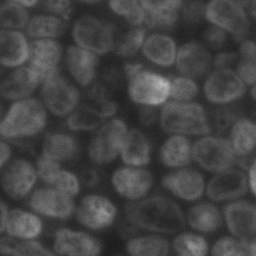
#> input picture data/annotations/Y00039K4-22336_15020_256_256-dapi.tif, 256 x 256 px
$ python visualize_full_mask.py ../data/annotations/Y00039K4-18128_21684_256_256-dapi.tif ../data/annotations/Y00039K4-22336_15020_256_256-dapi.tif out.png
#> lines starting #> are read from the running program, lines starting #| are printed output that depends on the picture
#> in main, `mask = np.asarray(tifffile.imread(args.mask)) > 0`: mask: shape (256, 256) bool; every value is 1
"""Create a compact whole-image overview and four representative crops."""
from __future__ import annotations

import argparse
from pathlib import Path

import matplotlib as mpl

mpl.use("Agg")
import matplotlib.pyplot as plt
import numpy as np
import tifffile


CROPS = ((9600, 384), (1152, 2688), (10368, 11136), (5376, 11904))


def normalize(image: np.ndarray) -> np.ndarray:
    low, high = np.percentile(image, (1, 99.5))
#> low = 39; high = 191
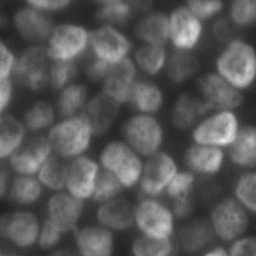
#> image: shape (256, 256); min 29, max 236, mean 88.7
    return np.clip((image.astype(np.float32) - low) / max(float(high - low), 1.0), 0, 1)
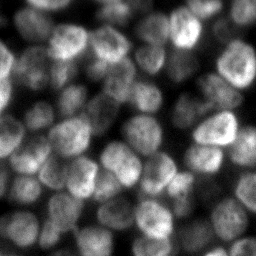
#> returned value: shape (256, 256) float32; min 0, max 1, mean 0.327


def overlay(image: np.ndarray, mask: np.ndarray) -> np.ndarray:
    gray = normalize(image)
    rgb = np.repeat(gray[..., None], 3, axis=2)
    alpha = 0.38
    color = np.array([0.0, 0.72, 0.62], dtype=np.float32)
    rgb[mask] = (1 - alpha) * rgb[mask] + alpha * color
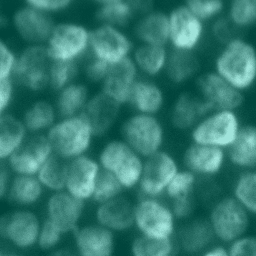
#> rgb: shape (256, 256, 3) float32; mean of channels 0, 1, 2 0.203, 0.476, 0.438; drawn as R, G, B
    return rgb


def parse_args() -> argparse.Namespace:
    parser = argparse.ArgumentParser(description=__doc__)
    parser.add_argument("image", type=Path)
    parser.add_argument("mask", type=Path)
    parser.add_argument("output", type=Path)
    parser.add_argument("--crop-size", type=int, default=512)
    parser.add_argument("--method", default="Segmentation")
    return parser.parse_args()


def main() -> None:
    args = parse_args()
    image = tifffile.memmap(args.image)
    mask = np.asarray(tifffile.imread(args.mask)) > 0
    if image.shape != mask.shape:
        raise ValueError(f"Image/mask shape mismatch: {image.shape} versus {mask.shape}")

    stride = max(1, int(np.ceil(max(image.shape) / 1800)))
    thumbnail_image = np.asarray(image[::stride, ::stride])
    thumbnail_mask = np.asarray(mask[::stride, ::stride])

    figure = plt.figure(figsize=(11.2, 7.4))
    grid = figure.add_gridspec(2, 4, height_ratios=(1.55, 1), hspace=0.16, wspace=0.05)
    ax = figure.add_subplot(grid[0, :])
    ax.imshow(overlay(thumbnail_image, thumbnail_mask))
    ax.set_title(
        f"{args.method} | {image.shape[1]} x {image.shape[0]} px | foreground {100 * mask.mean():.1f}%",
        fontsize=10,
        fontweight="bold",
    )
    ax.axis("off")

    size = args.crop_size
    for index, (x, y) in enumerate(CROPS):
        crop_image = np.asarray(image[y : y + size, x : x + size])
        crop_mask = np.asarray(mask[y : y + size, x : x + size])
        crop_ax = figure.add_subplot(grid[1, index])
        crop_ax.imshow(overlay(crop_image, crop_mask))
        crop_ax.set_title(f"x={x}, y={y}", fontsize=8)
        crop_ax.axis("off")

    figure.suptitle("DAPI nucleus segmentation: full-image output", y=0.995, fontsize=12, fontweight="bold")
    figure.subplots_adjust(left=0.01, right=0.995, top=0.94, bottom=0.015)
    args.output.parent.mkdir(parents=True, exist_ok=True)
    figure.savefig(args.output, dpi=220)
    plt.close(figure)


if __name__ == "__main__":
#> (the run stopped early here; a loop or call above may not have finished)

$ run again, on data/annotations/Y00039K4-25600_35742_256_256-dapi.tif
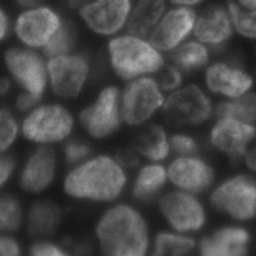
#> input picture data/annotations/Y00039K4-25600_35742_256_256-dapi.tif, 256 x 256 px
#> mask: shape (256, 256) bool; every value is 1
#> low = 25; high = 156
#> in normalize, image is the input picture: shape (256, 256); min 19, max 195, mean 73
#> in normalize, `return np.clip((image.astype(np.float32) - low) / max(float(high - low..`:
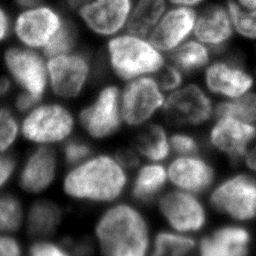
#> returned value: shape (256, 256) float32; min 0, max 1, mean 0.366
#> in overlay, `rgb[mask] = (1 - alpha) * rgb[mask] + alpha * color`:
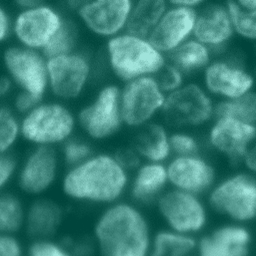
#> rgb: shape (256, 256, 3) float32; mean of channels 0, 1, 2 0.227, 0.501, 0.463; drawn as R, G, B

$ run again, on data/annotations/Y00039K4-32120_41380_256_256-dapi.tif
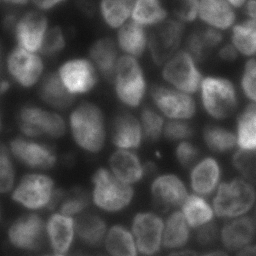
#> input picture data/annotations/Y00039K4-32120_41380_256_256-dapi.tif, 256 x 256 px
#> mask: shape (256, 256) bool; every value is 1
#> low = 22; high = 202
#> in normalize, image is the input picture: shape (256, 256); min 15, max 255, mean 76.1
#> in normalize, `return np.clip((image.astype(np.float32) - low) / max(float(high - low..`:
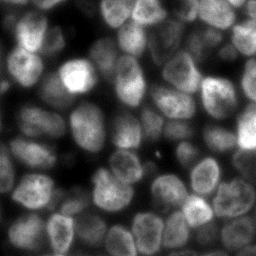
#> returned value: shape (256, 256) float32; min 0, max 1, mean 0.301
#> in overlay, `rgb[mask] = (1 - alpha) * rgb[mask] + alpha * color`:
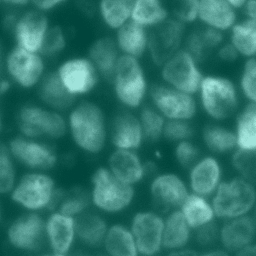
#> rgb: shape (256, 256, 3) float32; mean of channels 0, 1, 2 0.186, 0.46, 0.422; drawn as R, G, B

$ run again, on data/annotations/Y00039K4-36254_18994_256_256-dapi.tif
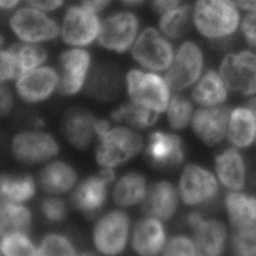
#> input picture data/annotations/Y00039K4-36254_18994_256_256-dapi.tif, 256 x 256 px
#> mask: shape (256, 256) bool; every value is 1
#> low = 29; high = 187
#> in normalize, image is the input picture: shape (256, 256); min 22, max 255, mean 87.5
#> in normalize, `return np.clip((image.astype(np.float32) - low) / max(float(high - low..`:
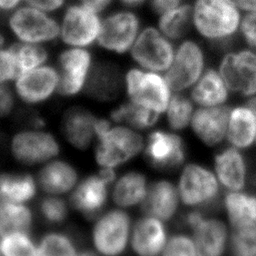
#> returned value: shape (256, 256) float32; min 0, max 1, mean 0.37
#> in overlay, `rgb[mask] = (1 - alpha) * rgb[mask] + alpha * color`:
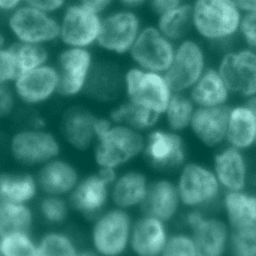
#> rgb: shape (256, 256, 3) float32; mean of channels 0, 1, 2 0.229, 0.503, 0.465; drawn as R, G, B
